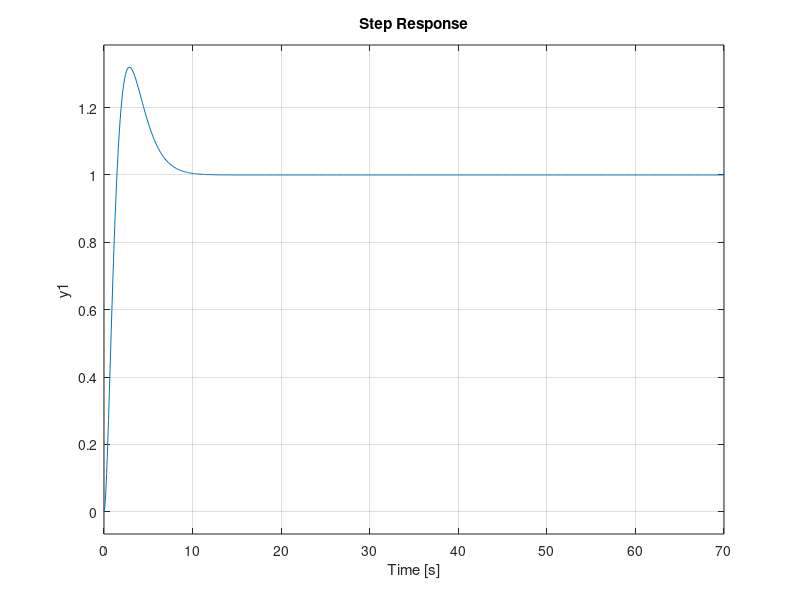
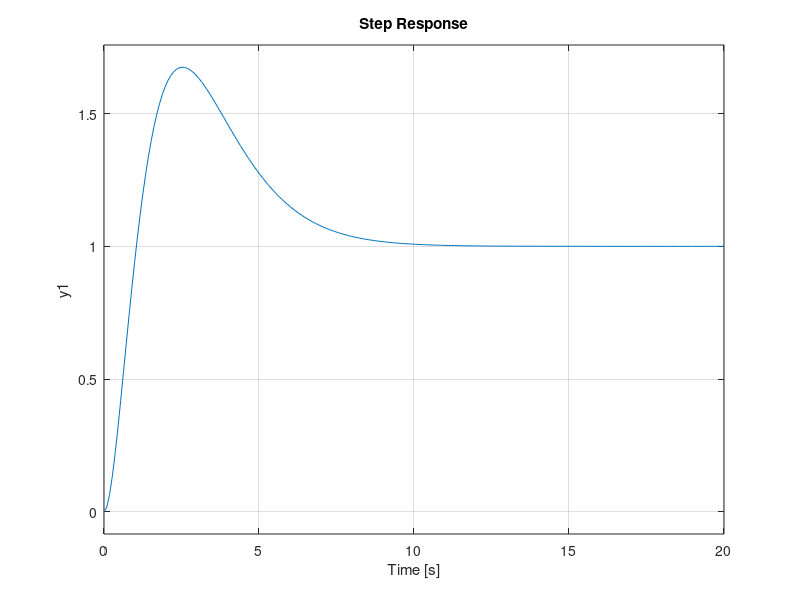
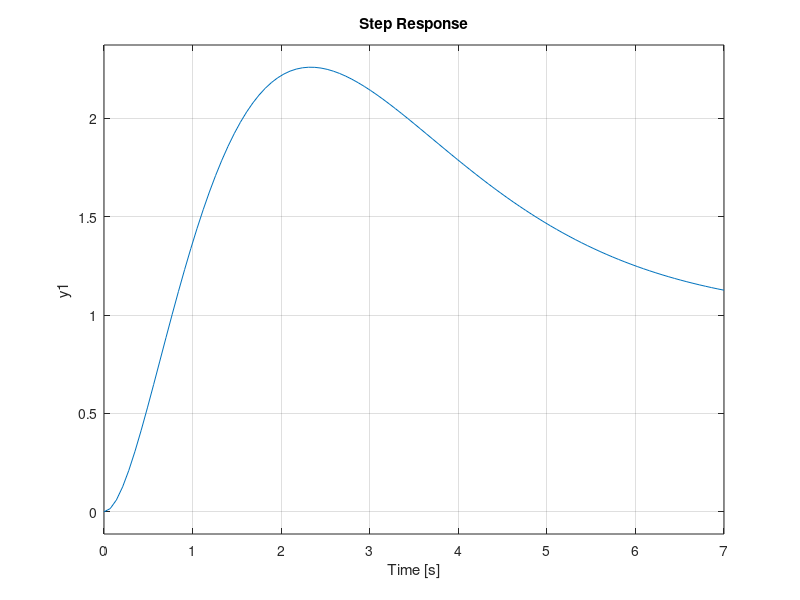

Source code (MATLAB) for these figures, in order:
%% Lecture
% 31/1/18
% Nilaan Gunabalachandran 20509203
% Alex Mitterhauser 20531736
% Bo Wang 20446175
% Group 17

clear all;
close all;

%%
s = tf('s');

blist = [0.1, 0.5, 1];

for i = 1:length(blist)
    b = blist(i);
    a = b+3;
    Kd = 3+a*b;
    Kp = 1;

    P = 1/(s*(s-b));

    C = (Kd*s+Kp)/(s+a);

    sys = P*C/(1+P*C);
    figure, step(sys);
end

